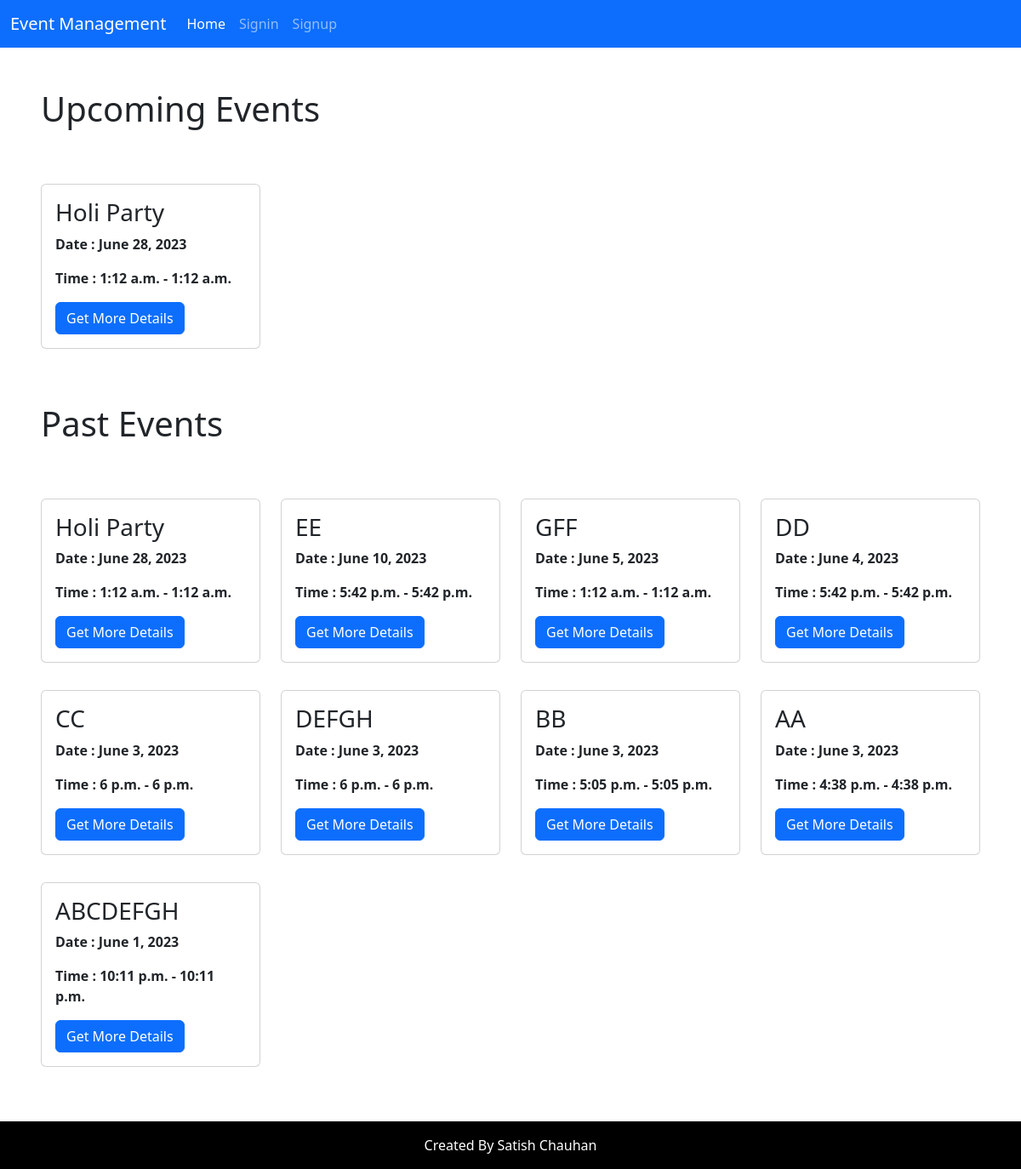
The page / on the database its author committed.
### event_management_app/models.py (models this page shows, shortened)
class Events(models.Model):
    id = models.AutoField(primary_key=True)
    name = models.CharField(max_length=256)
    date = models.DateField(max_length=256)
    start_time = models.TimeField(max_length=256)
    end_time = models.TimeField(max_length=256)
    description = models.TextField()

### event_management_app/views.py (the view)
# urls.py: 2. Add a URL to urlpatterns:  path('', views.home, name='home')
def home(request):
    today_date = datetime.date.today()
    current = datetime.datetime.now()
    current_time = current.time()
    data = list(Events.objects.values('id','name', 'date', 'start_time', 'end_time').filter(date__gt=today_date))
    current_date_data = list(Events.objects.values('name', 'date', 'start_time', 'end_time').filter(end_time__gt=current_time).filter(date=today_date))
    for i in current_date_data:
        data.append(i)
    data.sort(key= lambda ele: (ele['date'], ele['start_time']))
    all_data = list(Events.objects.values('id','name', 'date', 'start_time', 'end_time').all())
    past_data = sub_list(all_data.copy(), data.copy())
    past_data.sort(key= lambda ele: (ele['date'], ele['start_time']),reverse=True)
    return render(request, 'home.html', context={'data':data,'past_data': past_data})

### event_management_app/views.py (called while the page is built)
def sub_list(data1, data2):
    data3 = []
    for i in data1:
        if i not in data2:
            data3.append(i)
    return data3

### event_management_app/templates/home.html (shortened to what this page needs)
{% extends 'layout.html' %}
{% block body %}
    <div class="m-5">
        <h1 class="mt-5 mb-5">Upcoming Events</h1>
        <div class="row">
            {% for i in data %}
                <div class="col-3 mt-3 mb-3">
                    <div class="card">
                        <div class="card-body">
                        <h3 class="card-title">{{i.name}}</h3>
                        <p class="fw-bold">Date : {{i.date}}</p>
                        <p class="fw-bold">Time : {{i.start_time}} - {{i.end_time}}</p>
                        <a href="{% url 'event_detail' id=i.id %}" class="btn btn-primary">Get More Details</a>
                        </div>
                    </div>
                </div>
            {% endfor %}
        </div>
        <h1 class="mt-5 mb-5">Past Events</h1>
        <div class="row">
            {% for i in past_data %}
                <div class="col-3 mt-3 mb-3" style="text-decoration: none; color: inherit;">
                    <div class="card">
                        <div class="card-body">
                        <h3 class="card-title">{{i.name}}</h3>
                        <p class="fw-bold">Date : {{i.date}}</p>
                        <p class="fw-bold">Time : {{i.start_time}} - {{i.end_time}}</p>
                        <a  href="{% url 'event_detail' id=i.id %}" class="btn btn-primary">Get More Details</a>
                        </div>
                    </div>
                </div>
            {% endfor %}
        </div>
    </div>
{% endblock %}

### event_management_app/templates/layout.html (shortened to what this page needs)
<!DOCTYPE html>
<html lang="en">
<head>
    {% load bootstrap5 %}
    {% bootstrap_css %}
</head>
<body>
    <nav class="navbar navbar-expand-lg navbar-dark bg-primary">
        <div class="container-fluid">
          <a class="navbar-brand" href="{% url 'Homepage' %}">Event Management</a>
          <div class="collapse navbar-collapse" id="navbarSupportedContent">
            <ul class="navbar-nav me-auto mb-2 mb-lg-0">
              <li class="nav-item">
                <a class="nav-link active" aria-current="page" href="{% url 'Homepage' %}">Home</a>
              </li>
              {% if not user.is_authenticated %}
                <li class="nav-item">
                  <a class="nav-link" href="{% url 'login_user' %}">Signin</a>
                </li>
                <li class="nav-item">
                  <a class="nav-link" href="{% url 'create_user' %}">Signup</a>
                </li>
              {% endif %}
            </ul>
          </div>
        </div>
      </nav>
    {% block body %}
    {% endblock %}
    <div class="text-center p-3" style="background-color: black; color:white">
        Created By Satish Chauhan
    </div>
</body>
</html>

### rows shown on the page
Events: name "Holi Party", date "June 28, 2023", start_time "1:12 a.m.", end_time "1:12 a.m."
Events: name "EE", date "June 10, 2023", start_time "5:42 p.m.", end_time "5:42 p.m."
Events: name "GFF", date "June 5, 2023", start_time "1:12 a.m.", end_time "1:12 a.m."
Events: name "DD", date "June 4, 2023", start_time "5:42 p.m.", end_time "5:42 p.m."
Events: name "CC", date "June 3, 2023", start_time "6 p.m.", end_time "6 p.m."
Events: name "DEFGH", date "June 3, 2023", start_time "6 p.m.", end_time "6 p.m."
Events: name "BB", date "June 3, 2023", start_time "5:05 p.m.", end_time "5:05 p.m."
Events: name "AA", date "June 3, 2023", start_time "4:38 p.m.", end_time "4:38 p.m."
Events: name "ABCDEFGH", date "June 1, 2023", start_time "10:11 p.m.", end_time "10:11 p.m."
